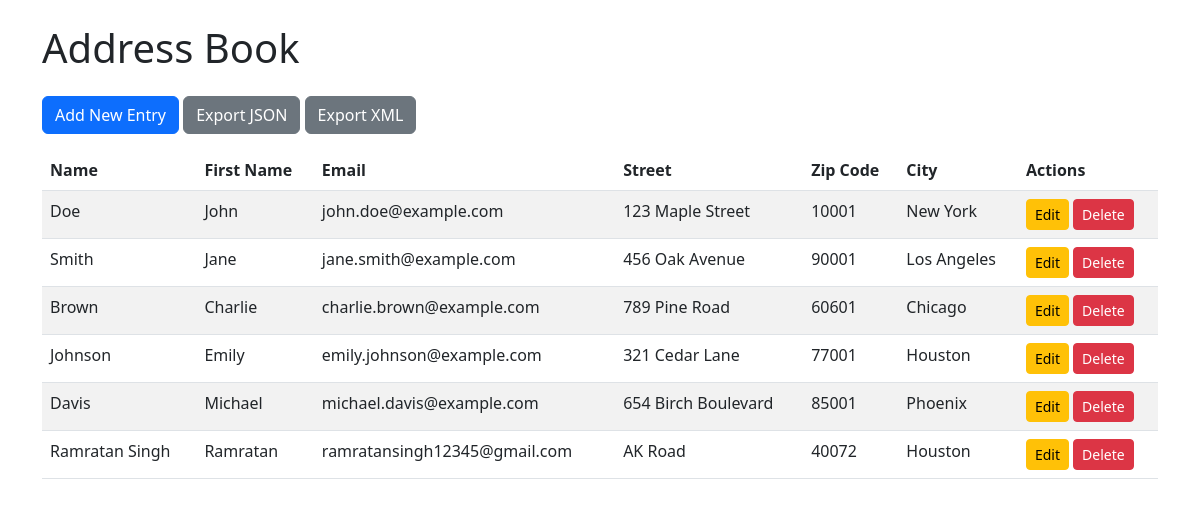
The page / on the database its author committed.
### tables this page shows
CREATE TABLE `entries` (
  `id` int(11) NOT NULL,
  `name` varchar(100) NOT NULL,
  `first_name` varchar(100) NOT NULL,
  `email` varchar(100) NOT NULL,
  `street` varchar(255) NOT NULL,
  `zip_code` varchar(10) NOT NULL,
  `city_id` int(11) NOT NULL
);

CREATE TABLE `cities` (
  `id` int(11) NOT NULL,
  `name` varchar(100) NOT NULL
);

### index.php (the view)
<?php
include 'config/database.php';
include 'templates/header.php';
$sql = "SELECT e.id, e.name, e.first_name, e.email, e.street, e.zip_code, c.name as city
        FROM entries e
        JOIN cities c ON e.city_id = c.id";
$stmt = $pdo->prepare($sql);
$stmt->execute();
$entries = $stmt->fetchAll(PDO::FETCH_ASSOC);
?>
<a href="create.php" class="btn btn-primary mb-3">Add New Entry</a>
<a href="export.php?format=json" class="btn btn-secondary mb-3">Export JSON</a>
<a href="export.php?format=xml" class="btn btn-secondary mb-3">Export XML</a>
<table class="table table-striped">
    <thead>
        <tr>
            <th>Name</th>
            <th>First Name</th>
            <th>Email</th>
            <th>Street</th>
            <th>Zip Code</th>
            <th>City</th>
            <th>Actions</th>
        </tr>
    </thead>
    <tbody>
        <?php foreach ($entries as $entry): ?>
            <tr>
                <td><?= htmlspecialchars($entry['name']) ?></td>
                <td><?= htmlspecialchars($entry['first_name']) ?></td>
                <td><?= htmlspecialchars($entry['email']) ?></td>
                <td><?= htmlspecialchars($entry['street']) ?></td>
                <td><?= htmlspecialchars($entry['zip_code']) ?></td>
                <td><?= htmlspecialchars($entry['city']) ?></td>
                <td>
                    <a href="edit.php?id=<?= $entry['id'] ?>" class="btn btn-warning btn-sm">Edit</a>
                    <a href="delete.php?id=<?= $entry['id'] ?>" class="btn btn-danger btn-sm" onclick="return confirm('Are you sure?')">Delete</a>
                </td>
            </tr>
        <?php endforeach; ?>
    </tbody>
</table>
<?php include 'templates/footer.php'; ?>

### templates/header.php (shortened to what this page needs)
<!DOCTYPE html>
<html lang="en">
<head>
    <link href="https://cdn.jsdelivr.net/npm/bootstrap@5.3.0/dist/css/bootstrap.min.css" rel="stylesheet">
</head>
<body>
<div class="container">
    <h1 class="mt-4 mb-4">Address Book</h1>

### templates/footer.php (shortened to what this page needs)
</div>
</body>
</html>

### rows shown on the page
entries: name "Doe", first_name "John", email "john.doe@example.com", street "123 Maple Street", zip_code "10001", city.name "New York"
entries: name "Smith", first_name "Jane", email "jane.smith@example.com", street "456 Oak Avenue", zip_code "90001", city.name "Los Angeles"
entries: name "Brown", first_name "Charlie", email "charlie.brown@example.com", street "789 Pine Road", zip_code "60601", city.name "Chicago"
entries: name "Johnson", first_name "Emily", email "emily.johnson@example.com", street "321 Cedar Lane", zip_code "77001", city.name "Houston"
entries: name "Davis", first_name "Michael", email "michael.davis@example.com", street "654 Birch Boulevard", zip_code "85001", city.name "Phoenix"
entries: name "Ramratan Singh", first_name "Ramratan", email "ramratansingh12345@gmail.com", street "AK Road", zip_code "40072", city.name "Houston"
